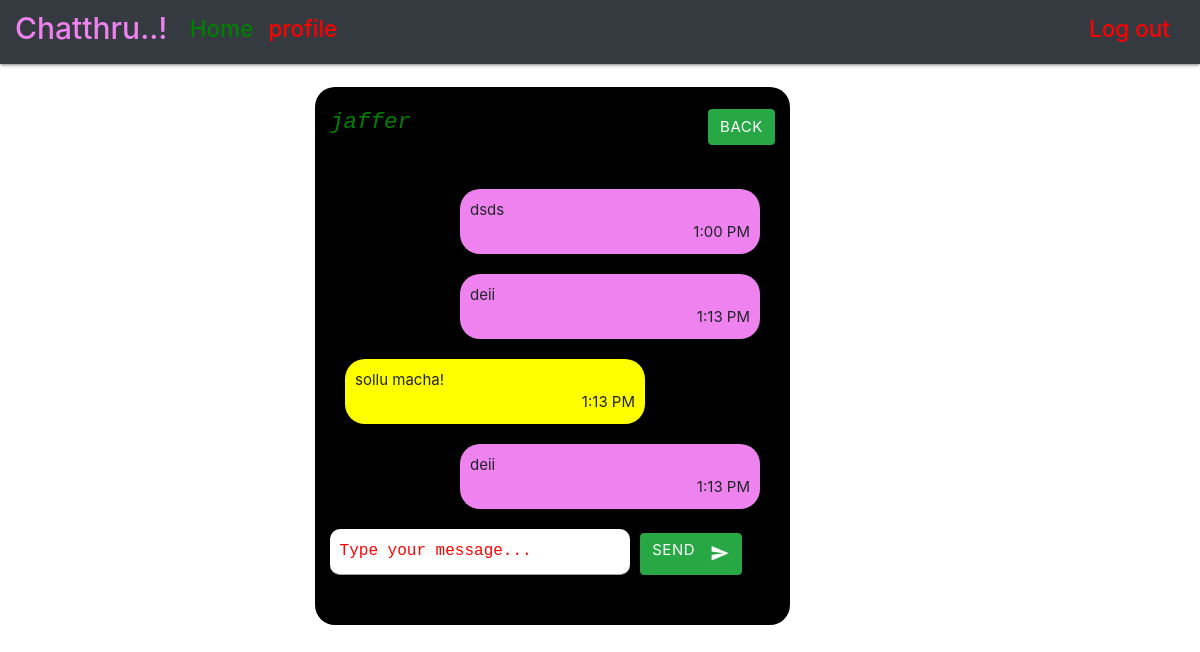
Page /home/jaffer/ (signed in) on the committed database.
### register/models.py (models this page shows)
class Messages(models.Model):
	sender=models.CharField(max_length=30,unique=False)
	receiver= models.CharField(max_length = 30,unique=False)
	message=models.CharField(max_length=100000)
	date_time=models.DateTimeField(default="0")
	time=models.CharField(max_length=20,unique=False,default=0)

### register/views.py (the view, shortened to what this page needs)
# urls.py: url(r'^home/(.*)/$', views.chat,name='chat'),
def chat(request,receiver):
	sender=request.session['user']
	request.session['receiver'] = receiver
	print(sender)
	print(receiver)
	check=Users.objects.filter(username=receiver)
	if not check.count():
		messages.error(request, 'NO USERNAME FOUND')
		return HttpResponseRedirect("")
	msgs=Messages.objects.filter(Q(sender=sender,receiver=receiver) | Q(sender=receiver,receiver=sender))
	form=MsgForm()
	print("GET Kulla")
	return render(request,'register/chat.html',{'receiver':receiver,'sender':sender,'messages':msgs})

### register/templates/register/chat.html (shortened to what this page needs)
<!DOCTYPE html>
<html>
<head>
    <link rel="stylesheet" href="https://cdnjs.cloudflare.com/ajax/libs/materialize/1.0.0/css/materialize.min.css">
  <link href="https://cdnjs.cloudflare.com/ajax/libs/font-awesome/4.7.0/css/font-awesome.css" type="text/css" rel="stylesheet"
    <link rel="stylesheet" href="https://stackpath.bootstrapcdn.com/bootstrap/4.1.3/css/bootstrap.min.css">
 <nav class="navbar navbar-expand-lg navbar-light bg-dark">
  <a class="navbar-brand" href="{% url 'register' %}"><h2 style="color:violet">Chatthru..!</h2></a>
  <div class="collapse navbar-collapse" id="navbarText">
    <ul class="navbar-nav mr-auto">
      <li class="nav-item">
        <a class="nav-link" href="#"><h4 style="color:green">Home</h4></a>
      </li>
      <li class="nav-item">
        <a class="nav-link" href="#"><h4 style="color:red">profile</h4></a>
      </li>
    </ul>
                  <a class="nav-link" href="{% url 'register' %}"><h4 style="color:red">Log out</h4></a>
  </div>
</nav>
</head>
<body >
   <br>
    <div class="container">
  <div class="row" >
    <div class="col-3"></div>
    <div class ="col-5" style="background-color: black;border-radius: 20px;">
       <br>
       <h1 id="element1" style="color: green"><pre style="color:green"><legend><i>{{receiver}}</i></legend></pre></h1>
       <a href="{% url 'home' %}" class="btn btn-success" id="element2">
           Back
        </a>
       <br><br>
       <div class="container" id="scroll" style="height: 320px;overflow-y: scroll;">
        {% for message in messages %}
            {% if sender == message.sender %}
                  <div class="right">
                 <p>
                  <span style="display:block">{{message.message}}</span>
                  <span style="float:right">{{ message.time }}</span>
                 </p>
               </div>
          {% endif %}
          {% if sender == message.receiver %}
                         <div class="left">
                   <p>
                    <span style="display:block">{{ message.message}}</span>
                    <span style="float:right">{{ message.time }}</span>
                   </p>
                 </div>
          {% endif %}
        {% endfor %}
     </div>
       <form method="POST" id="post_send">
  <input type="text" name="message" style="border-radius: 10px;width:300px;background-color: white;color:green;font-family: courier;position: relative;top:0px;margin-top:20px;float: left;"  placeholder=" Type your message...">
  <button class="btn btn-success" type="submit" name="action" style="height:42px;position: relative;
  top: -50px;margin-left: 310px" id="submit_value">Send
    <i class="material-icons right">send</i>
  </form>
    </div>
    <div class="col-4" ></div>
</div>
</div>
</body>
</html>

### register/templates/register/chat.html (style rules this page uses)
div.left { width:300px; padding: 10px; background-color: yellow; border-radius: 20px; margin-top: 20px; }
div.right { width:300px; margin-left:130px; padding:10px; background-color: violet ; border-radius: 20px; margin-top:20px; }
#element1 { display:inline-block;margin-right:10px; }
#element2 { display:inline-block; float: right }
::placeholder { color: red; font-size: 1em; }

### rows in the picture
Messages: message "dsds", time "1:00 PM"
Messages: message "deii", time "1:13 PM"
Messages: message "sollu macha!", time "1:13 PM"
Messages: message "deii", time "1:13 PM"

### other values in the picture
{{ receiver }} "jaffer"
